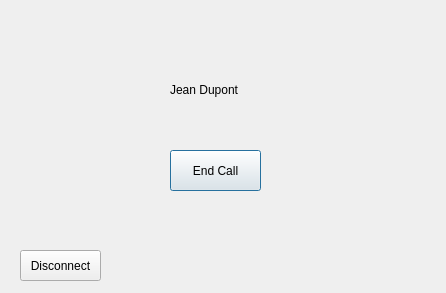
<?xml version="1.0" encoding="UTF-8"?>
<ui version="4.0">
 <class>Call</class>
 <widget class="QDialog" name="Call">
  <property name="geometry">
   <rect>
    <x>0</x>
    <y>0</y>
    <width>446</width>
    <height>293</height>
   </rect>
  </property>
  <property name="minimumSize">
   <size>
    <width>446</width>
    <height>0</height>
   </size>
  </property>
  <property name="windowTitle">
   <string>Dialog</string>
  </property>
  <widget class="QLabel" name="interlocutorName">
   <property name="geometry">
    <rect>
     <x>170</x>
     <y>80</y>
     <width>81</width>
     <height>20</height>
    </rect>
   </property>
   <property name="text">
    <string>Jean Dupont</string>
   </property>
  </widget>
  <widget class="QPushButton" name="endCallBTN">
   <property name="geometry">
    <rect>
     <x>170</x>
     <y>150</y>
     <width>91</width>
     <height>41</height>
    </rect>
   </property>
   <property name="text">
    <string>End Call</string>
   </property>
  </widget>
  <widget class="QPushButton" name="DisconnectBTN">
   <property name="geometry">
    <rect>
     <x>20</x>
     <y>250</y>
     <width>81</width>
     <height>31</height>
    </rect>
   </property>
   <property name="text">
    <string>Disconnect</string>
   </property>
  </widget>
 </widget>
 <resources/>
 <connections/>
</ui>
